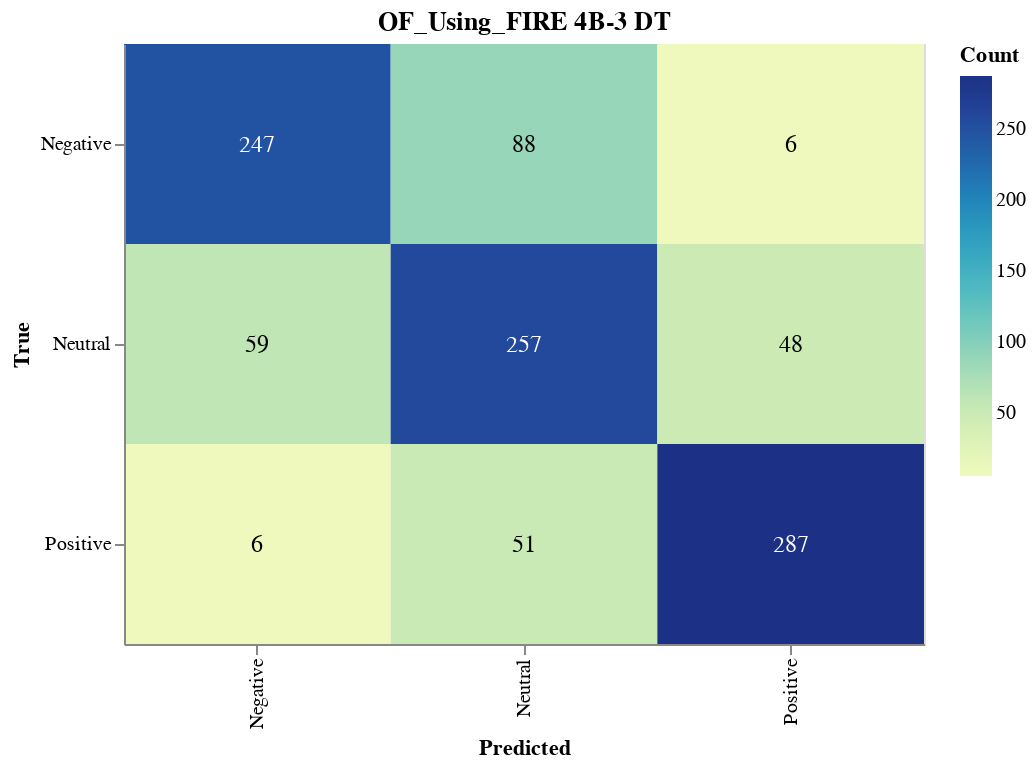

Notebook source saved alongside this figure:
### Markdown cell above
#### Save Confusion Matrix

### Code cell
import altair as alt
import pandas as pd
from sklearn.metrics import confusion_matrix

# Calculate the confusion matrix
cm = confusion_matrix(true_labels, dt_validation_predictions)

# Define class names
class_names = ['Negative', 'Neutral', 'Positive']

# Convert confusion matrix to DataFrame
cm_df = pd.DataFrame(cm, index=class_names, columns=class_names).reset_index().melt(id_vars='index')
cm_df.columns = ['True', 'Predicted', 'Count']

# Ensure the order of categories
cm_df['True'] = pd.Categorical(cm_df['True'], categories=class_names, ordered=True)
cm_df['Predicted'] = pd.Categorical(cm_df['Predicted'], categories=class_names, ordered=True)

# Create the Altair plot
heatmap = alt.Chart(cm_df).mark_rect().encode(
    x=alt.X('Predicted:O', sort=class_names),
    y=alt.Y('True:O', sort=class_names),
    color='Count:Q',
    tooltip=['True', 'Predicted', 'Count']
).properties(
    width=400,
    height=300,
    title='OF_Using_FIRE 4B-3 DT'
)

# Add text labels
text = heatmap.mark_text(
    align='center',
    baseline='middle',
    fontSize=12
).encode(
    text='Count:Q',
    color=alt.condition(
        alt.datum.Count > cm.max() / 2,
        alt.value('white'),
        alt.value('black')
    )
)

# Combine heatmap and text
final_chart = heatmap + text

# Display the plot
final_chart.show()

### Figure 1 — Vega-Lite specification as saved in the notebook (floating-point values rounded to 4 significant figures)
{"config": {"view": {"continuousWidth": 300, "continuousHeight": 300}}, "layer": [{"mark": {"type": "rect"}, "encoding": {"color": {"field": "Count", "type": "quantitative"}, "tooltip": [{"field": "True", "type": "ordinal"}, {"field": "Predicted", "type": "ordinal"}, {"field": "Count", "type": "quantitative"}], "x": {"field": "Predicted", "sort": ["Negative", "Neutral", "Positive"], "type": "ordinal"}, "y": {"field": "True", "sort": ["Negative", "Neutral", "Positive"], "type": "ordinal"}}, "title": "OF_Using_FIRE 4B-3 DT"}, {"mark": {"type": "text", "align": "center", "baseline": "middle", "fontSize": 12}, "encoding": {"color": {"condition": {"test": "(datum.Count > 143.5)", "value": "white"}, "value": "black"}, "text": {"field": "Count", "type": "quantitative"}, "tooltip": [{"field": "True", "type": "ordinal"}, {"field": "Predicted", "type": "ordinal"}, {"field": "Count", "type": "quantitative"}], "x": {"field": "Predicted", "sort": ["Negative", "Neutral", "Positive"], "type": "ordinal"}, "y": {"field": "True", "sort": ["Negative", "Neutral", "Positive"], "type": "ordinal"}}, "title": "OF_Using_FIRE 4B-3 DT"}], "data": {"name": "data-689af91d6476fcbb19e385ddcd933598"}, "height": 300, "width": 400, "$schema": "https://vega.github.io/schema/vega-lite/v5.17.0.json", "datasets": {"data-689af91d6476fcbb19e385ddcd933598": [{"True": "Negative", "Predicted": "Negative", "Count": 247}, {"True": "Neutral", "Predicted": "Negative", "Count": 59}, {"True": "Positive", "Predicted": "Negative", "Count": 6}, {"True": "Negative", "Predicted": "Neutral", "Count": 88}, {"True": "Neutral", "Predicted": "Neutral", "Count": 257}, {"True": "Positive", "Predicted": "Neutral", "Count": 51}, {"True": "Negative", "Predicted": "Positive", "Count": 6}, {"True": "Neutral", "Predicted": "Positive", "Count": 48}, {"True": "Positive", "Predicted": "Positive", "Count": 287}]}}
